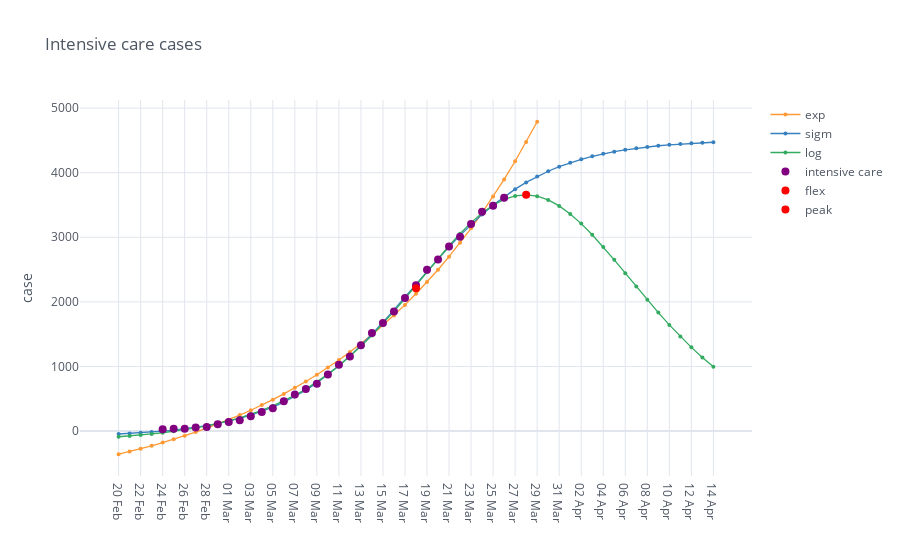

Notebook source saved alongside this figure:
### Markdown cell above
## Fitting intensive care data with exponential and logistic models

The exponential model is:

$$y = e^{k(x-x_0)} + y_0$$

where $k, x_0, y_0$ are the parameters to estimate.

For the logistic model:

$$y = \frac{c}{1+e^{-k(x-x_0)}} + y_0$$

where $c, k, x_0, y_0$ are the parameters to estimate.

### Code cell
fig = mpl.iplot_analysis_plot(df.drop(columns=['day']), title='Intensive care cases')
fig.show()

### Figure 1 — Plotly figure (JSON) as saved in the notebook; plotly's stock layout.template omitted (floating-point values rounded to 4 significant figures)
{"data": [{"line": {"color": "rgba(255, 153, 51, 1.0)", "dash": "solid", "shape": "linear", "width": 1.3}, "marker": {"size": 4, "symbol": "circle"}, "mode": "lines+markers", "name": "exp", "text": "", "type": "scatter", "x": ["20 Feb", "21 Feb", "22 Feb", "23 Feb", "24 Feb", "25 Feb", "26 Feb", "27 Feb", "28 Feb", "29 Feb", "01 Mar", "02 Mar", "03 Mar", "04 Mar", "05 Mar", "06 Mar", "07 Mar", "08 Mar", "09 Mar", "10 Mar", "11 Mar", "12 Mar", "13 Mar", "14 Mar", "15 Mar", "16 Mar", "17 Mar", "18 Mar", "19 Mar", "20 Mar", "21 Mar", "22 Mar", "23 Mar", "24 Mar", "25 Mar", "26 Mar", "27 Mar", "28 Mar", "29 Mar", "30 Mar", "31 Mar", "01 Apr", "02 Apr", "03 Apr", "04 Apr", "05 Apr", "06 Apr", "07 Apr", "08 Apr", "09 Apr", "10 Apr", "11 Apr", "12 Apr", "13 Apr", "14 Apr"], "y": [-359.1, -317.9, -274.4, -228.4, -179.8, -128.5, -74.24, -16.96, 43.55, 107.5, 175.0, 246.3, 321.7, 401.3, 485.4, 574.3, 668.1, 767.3, 872.0, 982.7, 1100.0, 1223.0, 1354.0, 1491.0, 1637.0, 1791.0, 1953.0, 2125.0, 2306.0, 2498.0, 2700.0, 2914.0, 3140.0, 3378.0, 3630.0, 3896.0, 4177.0, 4475.0, 4788.0, "", "", "", "", "", "", "", "", "", "", "", "", "", "", "", ""]}, {"line": {"color": "rgba(55, 128, 191, 1.0)", "dash": "solid", "shape": "linear", "width": 1.3}, "marker": {"size": 4, "symbol": "circle"}, "mode": "lines+markers", "name": "sigm", "text": "", "type": "scatter", "x": ["20 Feb", "21 Feb", "22 Feb", "23 Feb", "24 Feb", "25 Feb", "26 Feb", "27 Feb", "28 Feb", "29 Feb", "01 Mar", "02 Mar", "03 Mar", "04 Mar", "05 Mar", "06 Mar", "07 Mar", "08 Mar", "09 Mar", "10 Mar", "11 Mar", "12 Mar", "13 Mar", "14 Mar", "15 Mar", "16 Mar", "17 Mar", "18 Mar", "19 Mar", "20 Mar", "21 Mar", "22 Mar", "23 Mar", "24 Mar", "25 Mar", "26 Mar", "27 Mar", "28 Mar", "29 Mar", "30 Mar", "31 Mar", "01 Apr", "02 Apr", "03 Apr", "04 Apr", "05 Apr", "06 Apr", "07 Apr", "08 Apr", "09 Apr", "10 Apr", "11 Apr", "12 Apr", "13 Apr", "14 Apr"], "y": [-46.18, -37.79, -27.84, -16.08, -2.172, 14.25, 33.62, 56.44, 83.26, 114.7, 151.6, 194.6, 244.6, 302.6, 369.5, 446.4, 534.1, 633.6, 745.6, 870.6, 1009.0, 1160.0, 1324.0, 1499.0, 1683.0, 1875.0, 2072.0, 2271.0, 2469.0, 2663.0, 2851.0, 3030.0, 3198.0, 3355.0, 3498.0, 3628.0, 3745.0, 3850.0, 3942.0, 4023.0, 4093.0, 4155.0, 4208.0, 4253.0, 4293.0, 4326.0, 4355.0, 4379.0, 4400.0, 4417.0, 4432.0, 4445.0, 4455.0, 4464.0, 4472.0]}, {"line": {"color": "rgba(50, 171, 96, 1.0)", "dash": "solid", "shape": "linear", "width": 1.3}, "marker": {"size": 4, "symbol": "circle"}, "mode": "lines+markers", "name": "log", "text": "", "type": "scatter", "x": ["20 Feb", "21 Feb", "22 Feb", "23 Feb", "24 Feb", "25 Feb", "26 Feb", "27 Feb", "28 Feb", "29 Feb", "01 Mar", "02 Mar", "03 Mar", "04 Mar", "05 Mar", "06 Mar", "07 Mar", "08 Mar", "09 Mar", "10 Mar", "11 Mar", "12 Mar", "13 Mar", "14 Mar", "15 Mar", "16 Mar", "17 Mar", "18 Mar", "19 Mar", "20 Mar", "21 Mar", "22 Mar", "23 Mar", "24 Mar", "25 Mar", "26 Mar", "27 Mar", "28 Mar", "29 Mar", "30 Mar", "31 Mar", "01 Apr", "02 Apr", "03 Apr", "04 Apr", "05 Apr", "06 Apr", "07 Apr", "08 Apr", "09 Apr", "10 Apr", "11 Apr", "12 Apr", "13 Apr", "14 Apr"], "y": [-88.68, -76.23, -61.95, -45.58, -26.82, -5.342, 19.23, 47.31, 79.36, 115.9, 157.5, 204.9, 258.5, 319.3, 388.0, 465.3, 552.1, 649.2, 757.3, 877.1, 1009.0, 1154.0, 1311.0, 1480.0, 1661.0, 1853.0, 2052.0, 2257.0, 2464.0, 2670.0, 2869.0, 3056.0, 3227.0, 3375.0, 3496.0, 3586.0, 3640.0, 3657.0, 3636.0, 3579.0, 3486.0, 3362.0, 3212.0, 3039.0, 2850.0, 2650.0, 2444.0, 2237.0, 2033.0, 1834.0, 1644.0, 1464.0, 1295.0, 1139.0, 995.9]}, {"line": {"color": "rgba(128, 0, 128, 1.0)", "dash": "solid", "shape": "linear", "width": 1.3}, "marker": {"size": 8, "symbol": "circle"}, "mode": "markers", "name": "intensive care", "text": "", "type": "scatter", "x": ["20 Feb", "21 Feb", "22 Feb", "23 Feb", "24 Feb", "25 Feb", "26 Feb", "27 Feb", "28 Feb", "29 Feb", "01 Mar", "02 Mar", "03 Mar", "04 Mar", "05 Mar", "06 Mar", "07 Mar", "08 Mar", "09 Mar", "10 Mar", "11 Mar", "12 Mar", "13 Mar", "14 Mar", "15 Mar", "16 Mar", "17 Mar", "18 Mar", "19 Mar", "20 Mar", "21 Mar", "22 Mar", "23 Mar", "24 Mar", "25 Mar", "26 Mar", "27 Mar", "28 Mar", "29 Mar", "30 Mar", "31 Mar", "01 Apr", "02 Apr", "03 Apr", "04 Apr", "05 Apr", "06 Apr", "07 Apr", "08 Apr", "09 Apr", "10 Apr", "11 Apr", "12 Apr", "13 Apr", "14 Apr"], "y": ["", "", "", "", 27.0, 35.0, 36.0, 56.0, 64.0, 105.0, 140.0, 166.0, 229.0, 295.0, 351.0, 462.0, 567.0, 650.0, 733.0, 877.0, 1028.0, 1153.0, 1328.0, 1518.0, 1672.0, 1851.0, 2060.0, 2257.0, 2498.0, 2655.0, 2857.0, 3009.0, 3204.0, 3396.0, 3489.0, 3612.0, "", "", "", "", "", "", "", "", "", "", "", "", "", "", "", "", "", "", ""]}, {"marker": {"color": "rgba(255, 0, 0, 125)", "size": 8}, "mode": "markers", "name": "flex", "type": "scatter", "x": ["18 Mar"], "y": [2211.0]}, {"marker": {"color": "rgba(255, 0, 0, 125)", "size": 8}, "mode": "markers", "name": "peak", "type": "scatter", "x": ["28 Mar"], "y": [3657.0]}], "layout": {"legend": {"bgcolor": "#FFFFFF", "font": {"color": "#4D5663"}}, "paper_bgcolor": "#FFFFFF", "plot_bgcolor": "#FFFFFF", "title": {"font": {"color": "#4D5663"}, "text": "Intensive care cases"}, "xaxis": {"gridcolor": "#E1E5ED", "showgrid": true, "tickfont": {"color": "#4D5663"}, "title": {"font": {"color": "#4D5663"}, "text": ""}, "zerolinecolor": "#E1E5ED"}, "yaxis": {"gridcolor": "#E1E5ED", "showgrid": true, "tickfont": {"color": "#4D5663"}, "title": {"font": {"color": "#4D5663"}, "text": "case"}, "zerolinecolor": "#E1E5ED"}}}
